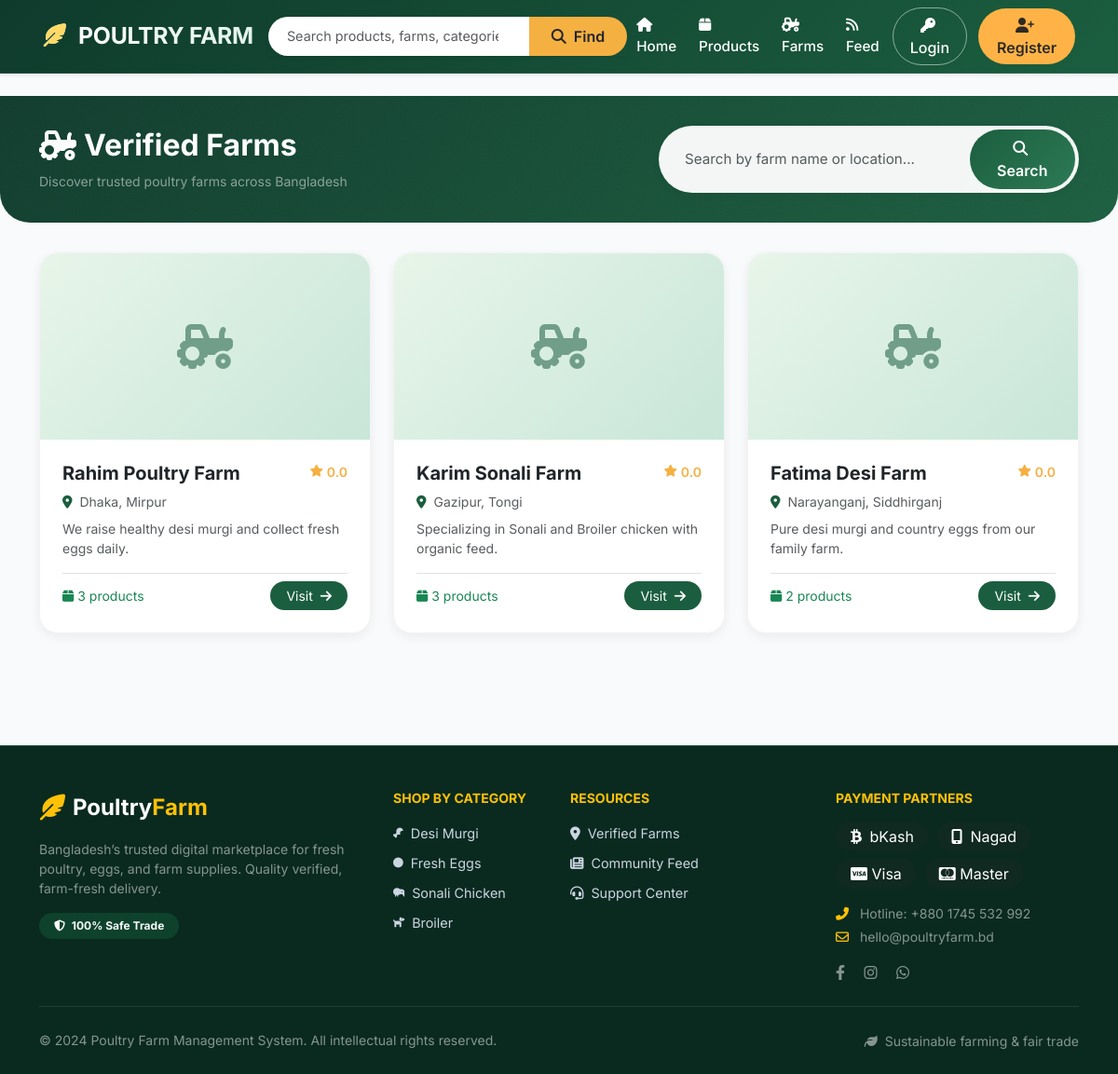
/farms/, run on the app's committed database.
### farms/models.py (models this page shows, shortened)
class FarmProfile(models.Model):
    seller = models.OneToOneField(User, on_delete=models.CASCADE, related_name='farm_profile')
    farm_name = models.CharField(max_length=200)
    location = models.CharField(max_length=300)
    farm_image = models.ImageField(upload_to='farms/', null=True, blank=True)
    contact_number = models.CharField(max_length=20)
    description = models.TextField()
    is_verified = models.BooleanField(default=False)
    created_at = models.DateTimeField(auto_now_add=True)
    updated_at = models.DateTimeField(auto_now=True)
    def get_total_products(self):
        return self.seller.products.filter(is_available=True).count()
    def get_rating(self):
        from orders.models import Review
        reviews = Review.objects.filter(product__seller=self.seller)
        if reviews.exists():
            return round(sum(r.rating for r in reviews) / reviews.count(), 1)
        return 0

### accounts/models.py (models this page shows, shortened)
class User(AbstractBaseUser, PermissionsMixin):
    USER_TYPE_CHOICES = [
        ('buyer', 'Buyer'),
        ('seller', 'Seller'),
        ('admin', 'Admin'),
    ]
    email = models.EmailField(unique=True)
    full_name = models.CharField(max_length=150)
    phone_number = models.CharField(max_length=20)
    user_type = models.CharField(max_length=10, choices=USER_TYPE_CHOICES, default='buyer')
    profile_image = models.ImageField(upload_to='profiles/', null=True, blank=True)
    is_active = models.BooleanField(default=True)
    is_staff = models.BooleanField(default=False)
    date_joined = models.DateTimeField(default=timezone.now)
    USERNAME_FIELD = 'email'
    REQUIRED_FIELDS = ['full_name']
    objects = UserManager()

### farms/views.py (the view)
# urls.py: path('', views.farm_list_view, name='farm_list'),
def farm_list_view(request):
    query = request.GET.get('q', '')
    farms = FarmProfile.objects.filter(is_verified=True)
    if query:
        farms = farms.filter(
            Q(farm_name__icontains=query) |
            Q(location__icontains=query) |
            Q(description__icontains=query)
        )
    return render(request, 'farms/farm_list.html', {'farms': farms, 'query': query})

### notifications/context_processors.py (called while the page is built)
def notification_count(request):
    count = 0
    if request.user.is_authenticated:
        count = Notification.objects.filter(user=request.user, is_read=False).count()
    return {'notification_count': count}

### orders/context_processors.py (called while the page is built)
def cart_count(request):
    count = 0
    if request.user.is_authenticated and request.user.is_buyer:
        try:
            cart = Cart.objects.get(buyer=request.user)
            count = cart.get_item_count()
        except Cart.DoesNotExist:
            pass
    return {'cart_count': count}

### templates/farms/farm_list.html (shortened to what this page needs)
{% extends 'base.html' %}
{% block content %}
<div class="farms-header">
    <div class="container">
        <div class="row align-items-center justify-content-between">
            <div class="col-md-6 mb-3 mb-md-0">
                <h2 class="fw-bold text-white mb-2 d-flex align-items-center gap-2">
                    <i class="fas fa-tractor"></i>
                    <span>Verified Farms</span>
                </h2>
                <p class="text-white-50 mb-0 small">Discover trusted poultry farms across Bangladesh</p>
            </div>
            <div class="col-md-5">
                <form method="GET" class="search-container d-flex">
                    <input type="text" name="q" class="search-input-glass form-control" placeholder="Search by farm name or location..." value="{{ query }}">
                    <button type="submit" class="btn search-btn-glass text-white">
                        <i class="fas fa-search me-1"></i> Search
                    </button>
                </form>
            </div>
        </div>
    </div>
</div>
<div class="container pb-5">
    <div class="row g-4">
        {% for farm in farms %}
        <div class="col-md-6 col-lg-4">
            <div class="farm-card-glass">
                {% if farm.farm_image %}
                <img src="{{ farm.farm_image.url }}" class="farm-img-glass" alt="{{ farm.farm_name }}">
                {% else %}
                <div class="img-placeholder-glass">
                    <i class="fas fa-tractor fa-3x" style="color: #2d6a4f; opacity: 0.6;"></i>
                </div>
                {% endif %}
                <div class="card-body p-4">
                    <div class="d-flex justify-content-between align-items-start mb-2">
                        <h5 class="fw-bold mb-0 text-dark">{{ farm.farm_name }}</h5>
                        <div class="d-flex align-items-center gap-1">
                            <i class="fas fa-star rating-star"></i>
                            <span class="rating-value small">{{ farm.get_rating|default:"0.0" }}</span>
                        </div>
                    </div>
                    <p class="text-muted small mb-2">
                        <i class="fas fa-map-marker-alt me-1" style="color: #1b5e3f;"></i>
                        {{ farm.location }}
                    </p>
                    <p class="text-muted small mb-3" style="line-height: 1.5;">
                        {{ farm.description|truncatechars:85 }}
                    </p>
                    <div class="d-flex justify-content-between align-items-center pt-2 border-top">
                        <div class="d-flex gap-3">
                            <small class="text-success">
                                <i class="fas fa-box me-1"></i>{{ farm.get_total_products }} products
                            </small>
                        </div>
                        <a href="{% url 'farms:farm_detail' farm.pk %}" class="btn btn-sm px-3" style="background: #1b5e3f; color: white; border-radius: 2rem;">
                            Visit <i class="fas fa-arrow-right ms-1"></i>
                        </a>
                    </div>
                </div>
            </div>
        </div>
        {% endfor %}
    </div>
</div>
{% endblock %}

### templates/base.html (style rules this page uses)
* { margin: 0; padding: 0; box-sizing: border-box; }
body { font-family: 'Inter', sans-serif; background: #f8fafc; color: #0f172a; scroll-behavior: smooth; }

### templates/farms/farm_list.html (style rules this page uses)
.farms-header { background: linear-gradient(135deg, #0f3b2c 0%, #1b5e3f 100%); position: relative; overflow: hidden; padding: 2rem 0; margin-bottom: 2rem; border-radius: 0 0 2rem 2rem; }
.farms-header::before { content: ''; position: absolute; top: 0; left: 0; right: 0; bottom: 0; pointer-events: none; }
.farm-card-glass { background: rgba(255, 255, 255, 0.96); backdrop-filter: blur(4px); border-radius: 1.25rem; border: 1px solid rgba(0, 0, 0, 0.05); transition: all 0.3s ease; overflow: hidden; box-shadow: 0 4px 12px rgba(0, 0, 0, 0.06); height: 100%; }
.img-placeholder-glass { height: 200px; background: linear-gradient(135deg, #e8f5e9, #c8e6d9); display: flex; align-items: center; justify-content: center; }
.search-container { background: rgba(255, 255, 255, 0.95); backdrop-filter: blur(8px); border-radius: 3rem; padding: 0.25rem; box-shadow: 0 2px 10px rgba(0, 0, 0, 0.05); }
.search-input-glass { border: none; border-radius: 3rem; padding: 0.7rem 1.5rem; font-size: 0.95rem; background: transparent; }
.search-btn-glass { border-radius: 3rem; padding: 0.5rem 1.8rem; background: linear-gradient(135deg, #1b5e3f 0%, #2d7a55 100%); border: none; font-weight: 600; transition: all 0.2s; }
.rating-star { color: #f5b042; font-size: 0.8rem; }
.rating-value { font-weight: 600; color: #f5b042; }

### data on the page
FarmProfile: farm_name "Rahim Poultry Farm", get_rating "0.0", location "Dhaka, Mirpur", description "We raise healthy desi murgi and collect fresh eggs daily.", get_total_products "3"
FarmProfile: farm_name "Karim Sonali Farm", get_rating "0.0", location "Gazipur, Tongi", description "Specializing in Sonali and Broiler chicken with organic feed.", get_total_products "3"
FarmProfile: farm_name "Fatima Desi Farm", get_rating "0.0", location "Narayanganj, Siddhirganj", description "Pure desi murgi and country eggs from our family farm.", get_total_products "2"
